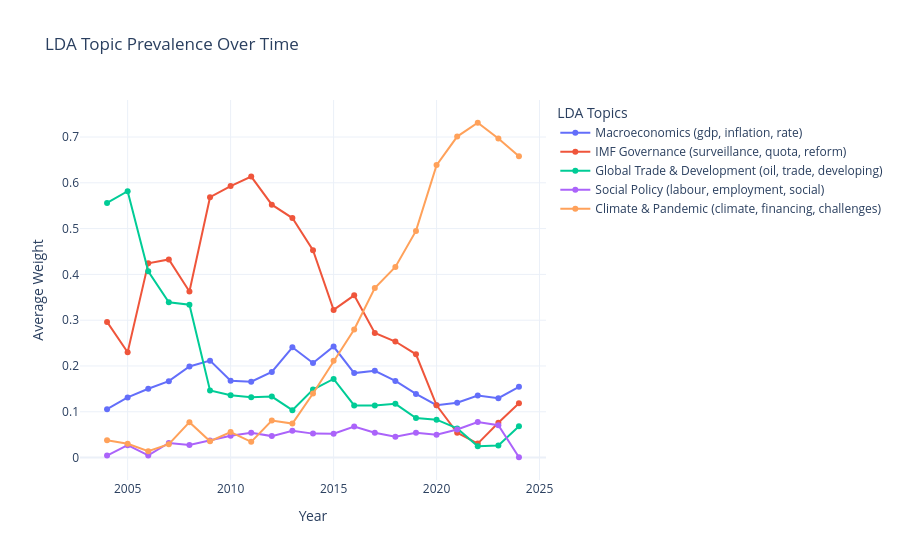

Here is the notebook cell this chart was saved with:
### Code cell
import pandas as pd
import plotly.express as px

# Define readable topic labels
topic_labels = {
    0: 'Macroeconomics (gdp, inflation, rate)',
    1: 'IMF Governance (surveillance, quota, reform)',
    2: 'Global Trade & Development (oil, trade, developing)',
    3: 'Social Policy (labour, employment, social)',
    4: 'Climate & Pandemic (climate, financing, challenges)'
}

# Create topic weights DataFrame
topic_weights = pd.DataFrame(lda_topics, columns=[topic_labels[i] for i in range(lda.n_components)])
topic_weights['Year'] = data['Year']

# Average topic weights per year
topic_year_avg = topic_weights.groupby('Year').mean().reset_index()

# Melt for long-format Plotly input
topic_long = topic_year_avg.melt(id_vars='Year', var_name='Topic', value_name='Average Weight')

# Plotly line chart
fig = px.line(
    topic_long,
    x='Year',
    y='Average Weight',
    color='Topic',
    title='LDA Topic Prevalence Over Time',
    markers=True
)

fig.update_layout(
    legend_title_text='LDA Topics',
    template='plotly_white',
    hovermode='x unified'
)

fig.show()

### Figure 1 — Plotly figure (JSON) as saved in the notebook; plotly's stock layout.template omitted (floating-point values rounded to 4 significant figures)
{"data": [{"hovertemplate": "Topic=Macroeconomics (gdp, inflation, rate)<br>Year=%{x}<br>Average Weight=%{y}<extra></extra>", "legendgroup": "Macroeconomics (gdp, inflation, rate)", "line": {"color": "#636efa", "dash": "solid"}, "marker": {"symbol": "circle"}, "mode": "lines+markers", "name": "Macroeconomics (gdp, inflation, rate)", "orientation": "v", "showlegend": true, "type": "scatter", "x": [2004, 2005, 2006, 2007, 2008, 2009, 2010, 2011, 2012, 2013, 2014, 2015, 2016, 2017, 2018, 2019, 2020, 2021, 2022, 2023, 2024], "xaxis": "x", "y": [0.1055, 0.1315, 0.1503, 0.1669, 0.1989, 0.2116, 0.168, 0.1658, 0.187, 0.2409, 0.2065, 0.2425, 0.1845, 0.1895, 0.1674, 0.1391, 0.1144, 0.1198, 0.1357, 0.1297, 0.1544], "yaxis": "y"}, {"hovertemplate": "Topic=IMF Governance (surveillance, quota, reform)<br>Year=%{x}<br>Average Weight=%{y}<extra></extra>", "legendgroup": "IMF Governance (surveillance, quota, reform)", "line": {"color": "#EF553B", "dash": "solid"}, "marker": {"symbol": "circle"}, "mode": "lines+markers", "name": "IMF Governance (surveillance, quota, reform)", "orientation": "v", "showlegend": true, "type": "scatter", "x": [2004, 2005, 2006, 2007, 2008, 2009, 2010, 2011, 2012, 2013, 2014, 2015, 2016, 2017, 2018, 2019, 2020, 2021, 2022, 2023, 2024], "xaxis": "x", "y": [0.2963, 0.2299, 0.4242, 0.4327, 0.3627, 0.5685, 0.5928, 0.6135, 0.5522, 0.523, 0.4529, 0.3225, 0.3543, 0.2723, 0.2534, 0.2256, 0.1142, 0.05426, 0.03051, 0.07609, 0.1185], "yaxis": "y"}, {"hovertemplate": "Topic=Global Trade & Development (oil, trade, developing)<br>Year=%{x}<br>Average Weight=%{y}<extra></extra>", "legendgroup": "Global Trade & Development (oil, trade, developing)", "line": {"color": "#00cc96", "dash": "solid"}, "marker": {"symbol": "circle"}, "mode": "lines+markers", "name": "Global Trade & Development (oil, trade, developing)", "orientation": "v", "showlegend": true, "type": "scatter", "x": [2004, 2005, 2006, 2007, 2008, 2009, 2010, 2011, 2012, 2013, 2014, 2015, 2016, 2017, 2018, 2019, 2020, 2021, 2022, 2023, 2024], "xaxis": "x", "y": [0.556, 0.5816, 0.4067, 0.3393, 0.3337, 0.1466, 0.1359, 0.132, 0.1332, 0.1035, 0.1485, 0.1717, 0.114, 0.114, 0.1174, 0.08643, 0.08285, 0.0636, 0.02497, 0.0266, 0.06842], "yaxis": "y"}, {"hovertemplate": "Topic=Social Policy (labour, employment, social)<br>Year=%{x}<br>Average Weight=%{y}<extra></extra>", "legendgroup": "Social Policy (labour, employment, social)", "line": {"color": "#ab63fa", "dash": "solid"}, "marker": {"symbol": "circle"}, "mode": "lines+markers", "name": "Social Policy (labour, employment, social)", "orientation": "v", "showlegend": true, "type": "scatter", "x": [2004, 2005, 2006, 2007, 2008, 2009, 2010, 2011, 2012, 2013, 2014, 2015, 2016, 2017, 2018, 2019, 2020, 2021, 2022, 2023, 2024], "xaxis": "x", "y": [0.004469, 0.02698, 0.004807, 0.03184, 0.02732, 0.03748, 0.04769, 0.05432, 0.04688, 0.05842, 0.05231, 0.05207, 0.06762, 0.05406, 0.04563, 0.05395, 0.05001, 0.06141, 0.07774, 0.07081, 0.0007166], "yaxis": "y"}, {"hovertemplate": "Topic=Climate & Pandemic (climate, financing, challenges)<br>Year=%{x}<br>Average Weight=%{y}<extra></extra>", "legendgroup": "Climate & Pandemic (climate, financing, challenges)", "line": {"color": "#FFA15A", "dash": "solid"}, "marker": {"symbol": "circle"}, "mode": "lines+markers", "name": "Climate & Pandemic (climate, financing, challenges)", "orientation": "v", "showlegend": true, "type": "scatter", "x": [2004, 2005, 2006, 2007, 2008, 2009, 2010, 2011, 2012, 2013, 2014, 2015, 2016, 2017, 2018, 2019, 2020, 2021, 2022, 2023, 2024], "xaxis": "x", "y": [0.03769, 0.03008, 0.01393, 0.02921, 0.07737, 0.03571, 0.05565, 0.03435, 0.08069, 0.07418, 0.1398, 0.2112, 0.2796, 0.3702, 0.4161, 0.495, 0.6386, 0.7009, 0.7311, 0.6968, 0.658], "yaxis": "y"}], "layout": {"hovermode": "x unified", "legend": {"title": {"text": "LDA Topics"}, "tracegroupgap": 0}, "title": {"text": "LDA Topic Prevalence Over Time"}, "xaxis": {"anchor": "y", "domain": [0, 1], "title": {"text": "Year"}}, "yaxis": {"anchor": "x", "domain": [0, 1], "title": {"text": "Average Weight"}}}}
